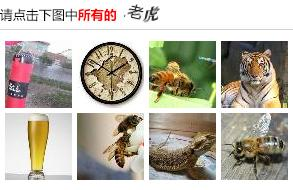
#> input picture tmp.jpg, 293 x 190 px
$ python -i 12306.py   (imports and definitions only)   (Python 2 division)
#> lines starting #> are read from the running program, lines starting #| are printed output that depends on the picture; after the words box and inside, x2 and y2 are one past the last pixel; in counts of white or black regions, pixels touching at a corner belong together
#> further down, picture is the input picture: PIL image 293x190 RGB; mean R, G, B 185.8, 180.5, 168.2
#!/usr/bin/python
# #  FileName    : fuck12306.py
# #  Author      : MaoMao Wang <andelf@gmail.com>
# #  Created     : Mon Mar 16 22:08:41 2015 by ShuYu Wang
# #  Copyright   : Feather (c) 2015
# #  Description : fuck fuck 12306
# #  Time-stamp: <2016-04-10 16:28:41 andelf>

from PIL import Image
from PIL import ImageFilter
import urllib
import urllib2
import requests
import re
import json

# hack CERTIFICATE_VERIFY_FAILED
# https://github.com/mtschirs/quizduellapi/issues/2
import ssl
if hasattr(ssl, '_create_unverified_context'):
    ssl._create_default_https_context = ssl._create_unverified_context


UA = "Mozilla/5.0 (Macintosh; Intel Mac OS X 10_10_2) AppleWebKit/537.36 (KHTML, like Gecko) Chrome/41.0.2272.89 Safari/537.36"

pic_url = "https://kyfw.12306.cn/otn/passcodeNew/getPassCodeNew?module=login&rand=sjrand&0.21191171556711197"


# [70 lines left out: functions get_img, get_sub_img, baidu_image_upload, baidu_stu_lookup, baidu_stu_html_extract, not called in this run]


def ocr_question_extract(im):
    # git@github.com:madmaze/pytesseract.git
    global pytesseract
    try:
        import pytesseract
    except:
        print "[ERROR] pytesseract not installed"
        return
    im = im.crop((127, 3, 260, 22))
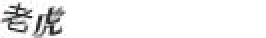
#> im: PIL image 133x19 RGB (shown 2 times larger); mean R, G, B 240.4, 240.4, 240.4
    im = pre_ocr_processing(im)
    # im.show()
    return pytesseract.image_to_string(im, lang='chi_sim').strip()


def pre_ocr_processing(im):
    im = im.convert("RGB")
    width, height = im.size
#> width = 133; height = 19

    white = im.filter(ImageFilter.BLUR).filter(ImageFilter.MaxFilter(23))
#> white: PIL image 133x19 RGB; every value is 255
    grey = im.convert('L')
    impix = im.load()
    whitepix = white.load()
    greypix = grey.load()

    for y in range(height):
        for x in range(width):
            greypix[x,y] = min(255, max(255 + impix[x,y][0] - whitepix[x,y][0],
                                        255 + impix[x,y][1] - whitepix[x,y][1],
                                        255 + impix[x,y][2] - whitepix[x,y][2]))

    new_im = grey.copy()
    binarize(new_im, 150)
    return new_im


def binarize(im, thresh=120):
#> called with thresh = 150
    assert 0 < thresh < 255
    assert im.mode == 'L'
    w, h = im.size
#> w = 133; h = 19
    for y in xrange(0, h):
        for x in xrange(0, w):
            if im.getpixel((x,y)) < thresh:
                im.putpixel((x,y), 0)
            else:
                im.putpixel((x,y), 255)
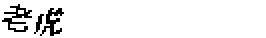
#> im: PIL image 133x19 L (shown 2 times larger); 93.6% white; black in thin lines or dots, all inside (x1, y1, x2, y2) = (1, 2, 32, 18)


# [13 lines not run here, left out]

>>> from PIL import Image
>>> picture = Image.open('tmp.jpg')
#> (the run stopped early here; a loop or call above may not have finished)
